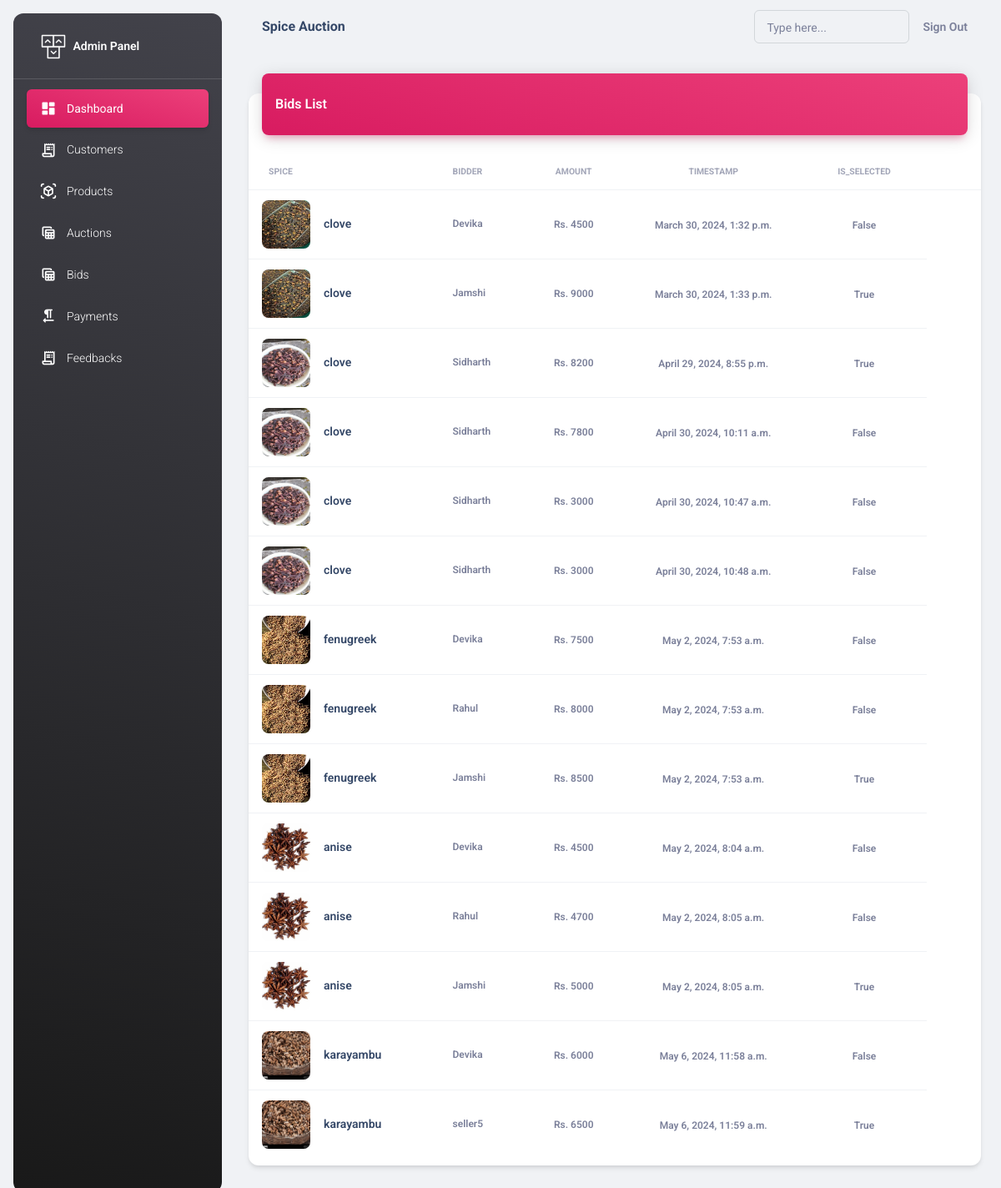
The app's page /adminapi/bids/ (signed in) with its own data.
### adminapi/models.py (models this page shows, shortened)
class Bid(models.Model):
    auction = models.ForeignKey(Auction, on_delete=models.CASCADE)
    bidder = models.ForeignKey(Seller, on_delete=models.CASCADE)
    amount = models.PositiveIntegerField()
    timestamp = models.DateTimeField(auto_now_add=True)
    is_selected=models.BooleanField(default=False)

class Auction(models.Model):
    spice = models.ForeignKey(Spice, on_delete=models.CASCADE)
    auctioneer = models.ForeignKey(Seller, on_delete=models.CASCADE)
    starting_bid = models.DecimalField(max_digits=10, decimal_places=2)
    expected_bid = models.DecimalField(max_digits=10, decimal_places=2, default=0)
    number_of_lots = models.IntegerField(default=1)
    end_time = models.DateTimeField()
    created_at = models.DateTimeField(auto_now_add=True)
    choices= [
        ('Available', 'Available'),
        ('Sold', 'Sold'),
        ('Expired', 'Expired'),
    ]
    status=models.CharField(max_length=50, choices=choices, default='Available')

class Spice(models.Model):
    seller = models.ForeignKey(Seller, on_delete=models.CASCADE)
    name = models.CharField(max_length=100)
    description = models.CharField(max_length=100)
    stock_quantity = models.PositiveIntegerField(default=0)
    image = models.ImageField(upload_to="images", null=True)
    created_at = models.DateTimeField(auto_now_add=True)
    choices= [
        ('Available', 'Available'),
        ('Not Available', 'Not Available'),
    ]
    status=models.CharField(max_length=50, choices=choices, default='Available')

class CustomUser(AbstractUser):
    user_type_choices = [
        ('Admin', 'Admin'),
        ('Seller', 'Seller'),
    ]
    user_type = models.CharField(max_length=50, choices=user_type_choices, default='Admin')

class Seller(CustomUser):
    name = models.CharField(max_length=100)
    phone = models.CharField(max_length=100)
    email_address = models.EmailField()
    address = models.CharField(max_length=100)
    id_proof = models.FileField(null=True, upload_to="images")
    profile = models.ImageField(upload_to="images", null=True)
    is_available = models.BooleanField(default=True)

### adminapi/views.py (the view)
# urls.py: path("bids/",views.BidsView.as_view(),name="bids"),
@method_decorator(decs,name="dispatch")
class BidsView(ListView):
    template_name="bids.html"
    model=Bid
    context_object_name="bids"

### adminapi/views.py (called while the page is built)
def signin_required(fn):
    def wrapper(request,*args,**kwargs):
        if not request.user.is_authenticated:
            messages.error(request,"invalid session!..please login")
            return redirect("adminsignin")
        else:
            return fn(request,*args,**kwargs)
    return wrapper

def is_admin(fn):
    def wrapper(request,*args,**kwargs):
        if not request.user.is_superuser:
            messages.error(request,"Permission denied for current user !")
            return redirect("adminsignin")
        else:
            return fn(request,*args,**kwargs)
    return wrapper

### adminapi/templates/bids.html
{%extends 'base.html'%}
{%load static%}
{%block body_block%}
<div class="container-fluid py-4">
    <div class="row">
      <div class="col-12">
        <div class="card my-4">
          <div class="card-header p-0 position-relative mt-n4 mx-3 z-index-2">
            <div class="bg-gradient-primary shadow-primary border-radius-lg pt-4 pb-3">
              <h6 class="text-white text-capitalize ps-3">Bids List</h6>
            </div>
          </div>
          <div class="card-body px-0 pb-2">
            <div class="table-responsive p-0">
              <table class="table align-items-center mb-0">
                <thead>
                  <tr>
                    <th class="text-uppercase text-secondary text-xxs font-weight-bolder opacity-7">Spice</th>
                    <th class="text-uppercase text-secondary text-xxs font-weight-bolder opacity-7 ps-2">Bidder</th>
                    <th class="text-center text-uppercase text-secondary text-xxs font-weight-bolder opacity-7">Amount</th>
                    <th class="text-center text-uppercase text-secondary text-xxs font-weight-bolder opacity-7">TimeStamp</th>
                    <th class="text-center text-uppercase text-secondary text-xxs font-weight-bolder opacity-7">Is_selected</th>
                    <th class="text-secondary opacity-7"></th>
                  </tr>
                </thead>
                <tbody>
                    {%for bid in bids%}
                        <tr>
                            <td>
                            <div class="d-flex px-2 py-1">
                                <div>
                                <img src="{{bid.auction.spice.image.url}}" class="avatar avatar-lg me-3 border-radius-lg">
                                </div>
                                <div class="d-flex flex-column justify-content-center">
                                <h6 class="mb-0 text-sm">{{bid.auction.spice.name}}</h6>
                                </div>
                            </div>
                            </td>
                            <td>
                            <p class="text-xs font-weight-bold mb-0">{{bid.bidder.name}}</p>
                            </td>
                            <td class="align-middle text-center text-sm">
                            <span class="text-secondary text-xs font-weight-bold">Rs. {{bid.amount}}</span>
                            </td>
                            <td class="align-middle text-center">
                            <span class="text-secondary text-xs font-weight-bold">{{bid.timestamp}}</span>
                            </td>
                            <td class="align-middle text-center">
                              <span class="text-secondary text-xs font-weight-bold">{{bid.is_selected}}</span>
                            </td>
                        </tr>
                    {%endfor%}
                </tbody>
              </table>
            </div>
          </div>
        </div>
      </div>
    </div>
  </div>
{%endblock%}

### records on screen
Bid: auction.spice.image (picture), auction.spice.name "clove", bidder.name "Devika", amount "4500", timestamp "March 30, 2024, 1:32 p.m.", is_selected "False"
Bid: auction.spice.image (picture), auction.spice.name "clove", bidder.name "Jamshi", amount "9000", timestamp "March 30, 2024, 1:33 p.m.", is_selected "True"
Bid: auction.spice.image (picture), auction.spice.name "clove", bidder.name "Sidharth", amount "8200", timestamp "April 29, 2024, 8:55 p.m.", is_selected "True"
Bid: auction.spice.image (picture), auction.spice.name "clove", bidder.name "Sidharth", amount "7800", timestamp "April 30, 2024, 10:11 a.m.", is_selected "False"
Bid: auction.spice.image (picture), auction.spice.name "clove", bidder.name "Sidharth", amount "3000", timestamp "April 30, 2024, 10:47 a.m.", is_selected "False"
Bid: auction.spice.image (picture), auction.spice.name "clove", bidder.name "Sidharth", amount "3000", timestamp "April 30, 2024, 10:48 a.m.", is_selected "False"
Bid: auction.spice.image (picture), auction.spice.name "fenugreek", bidder.name "Devika", amount "7500", timestamp "May 2, 2024, 7:53 a.m.", is_selected "False"
Bid: auction.spice.image (picture), auction.spice.name "fenugreek", bidder.name "Rahul", amount "8000", timestamp "May 2, 2024, 7:53 a.m.", is_selected "False"
Bid: auction.spice.image (picture), auction.spice.name "fenugreek", bidder.name "Jamshi", amount "8500", timestamp "May 2, 2024, 7:53 a.m.", is_selected "True"
Bid: auction.spice.image (picture), auction.spice.name "anise", bidder.name "Devika", amount "4500", timestamp "May 2, 2024, 8:04 a.m.", is_selected "False"
Bid: auction.spice.image (picture), auction.spice.name "anise", bidder.name "Rahul", amount "4700", timestamp "May 2, 2024, 8:05 a.m.", is_selected "False"
Bid: auction.spice.image (picture), auction.spice.name "anise", bidder.name "Jamshi", amount "5000", timestamp "May 2, 2024, 8:05 a.m.", is_selected "True"
Bid: auction.spice.image (picture), auction.spice.name "karayambu", bidder.name "Devika", amount "6000", timestamp "May 6, 2024, 11:58 a.m.", is_selected "False"
Bid: auction.spice.image (picture), auction.spice.name "karayambu", bidder.name "seller5", amount "6500", timestamp "May 6, 2024, 11:59 a.m.", is_selected "True"
